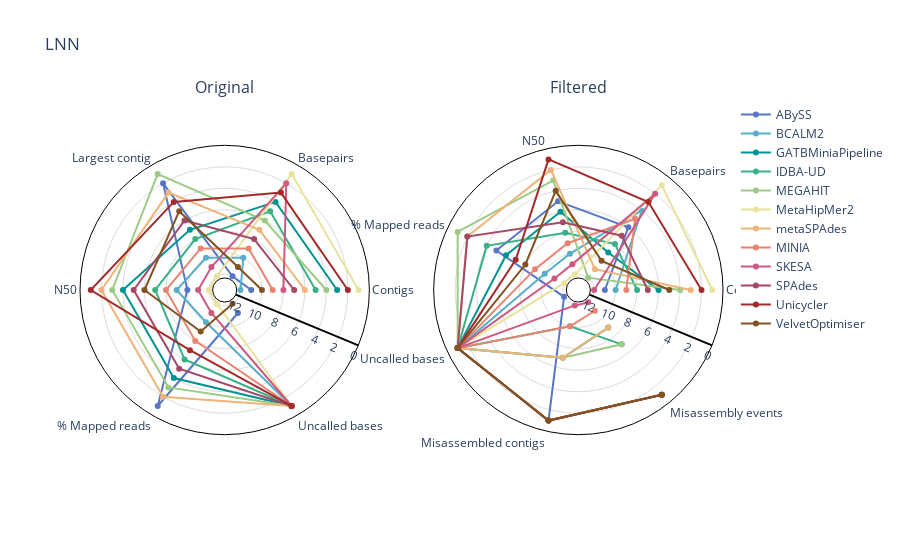
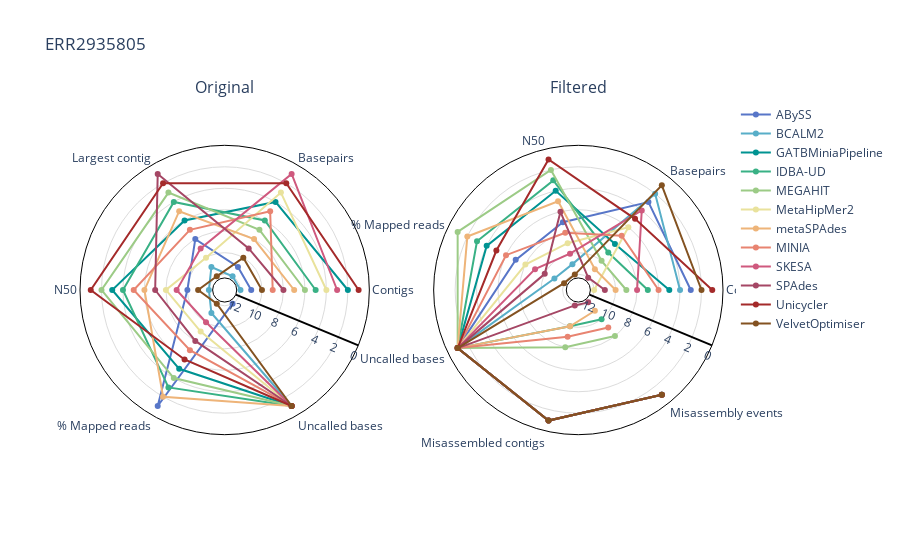
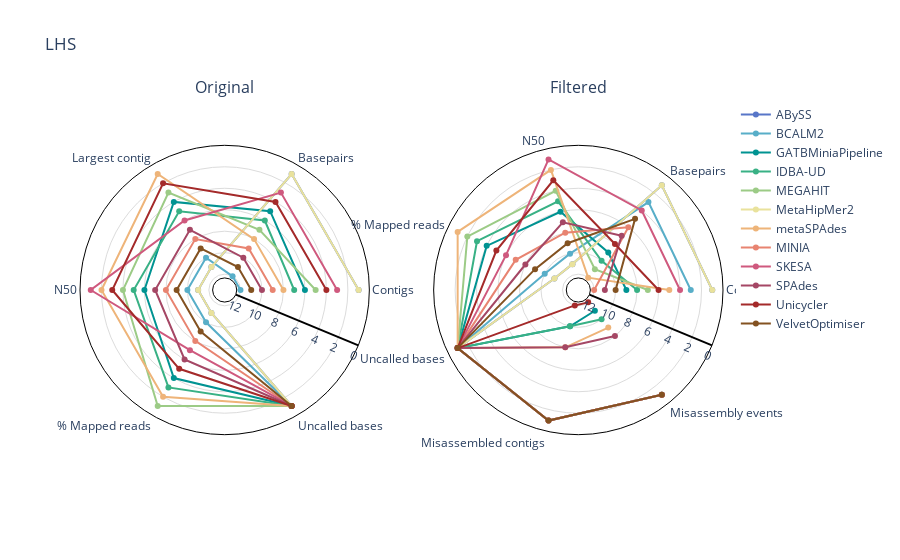
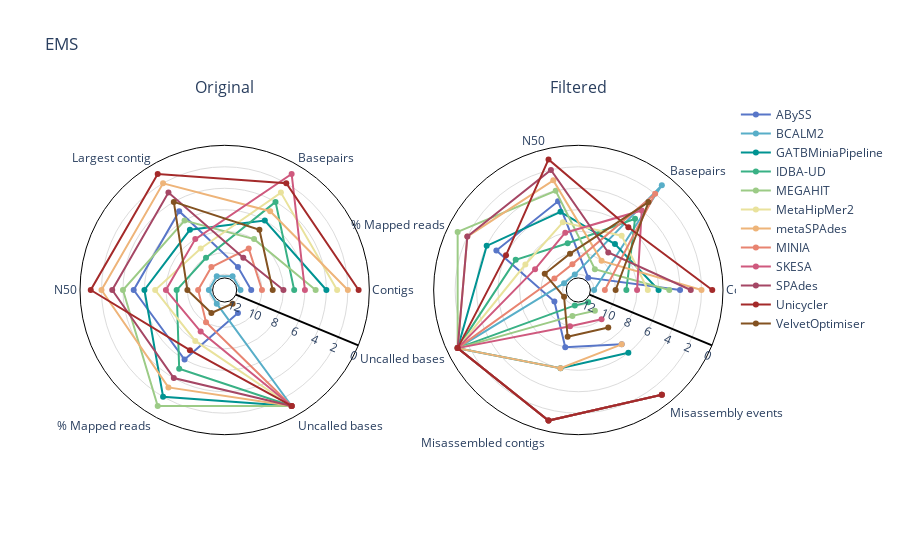

Notebook cell for these charts, in order:
### Markdown cell above
#### radar plots

### Code cell
import plotly.graph_objects as go

for sample, df in rank_dfs:

    categories = ['contigs','filtered_contigs','basepairs','filtered_basepairs', 'max_contig', 'n50','filtered_n50', 'mapped_reads','filtered_mapped_reads', 'Ns','filtered_Ns','misassembled contigs', 'misassembly events']
    categories_original =  ['contigs','basepairs', 'max_contig', 'n50', 'mapped_reads', 'Ns'] 
    categories_original_renamed =  ['Contigs','Basepairs', 'Largest contig', 'N50', '% Mapped reads', 'Uncalled bases'] 
    categories_filtered = ['filtered_contigs', 'filtered_basepairs', 'filtered_n50', 'filtered_mapped_reads','filtered_Ns', 'misassembled contigs', 'misassembly events']
    categories_filtered_renamed = ['Contigs', 'Basepairs', 'N50', '% Mapped reads','Uncalled bases', 'Misassembled contigs', 'Misassembly events']

    fig = make_subplots(rows=1, cols=2, specs=[[{'type': 'polar'}]*2], subplot_titles=('Original', 'Filtered'))
    
    i= 0
    
    for assembler, row in df.iterrows():
        
        row_filtered = []
        row_original = []
        
        for col in categories_original:
            row_original.append(row.loc[:].at[col])
            
        for col in categories_filtered:
            row_filtered.append(row.loc[:].at[col])

        fig.add_trace(go.Scatterpolar(
          r=row_original,
          theta=categories_original_renamed,
          name=assembler, line=dict(color=COLOURS[i]), showlegend=True), col=1, row=1)
        
        fig.add_trace(go.Scatterpolar(
          r=row_filtered,
          theta=categories_filtered_renamed,
          name=assembler, line=dict(color=COLOURS[i]), showlegend=False), col=2, row=1)
        
        i+=1
            
    fig.update_layout(polar=dict(radialaxis=dict(visible=True,
                                                 range=[1, 12],
                                                 autorange="reversed",
                                                 linewidth = 2,
                                                 linecolor="black",
                                                 gridcolor = "#DCDCDC"), 
                                 hole=1/12, bgcolor='rgb(255,255,255)',
                                angularaxis=dict(linecolor="black"),
                                angularaxis_categoryarray = categories_original_renamed,
                                radialaxis_angle = -22.5),
                     polar2=dict(radialaxis=dict(visible=True,
                                                 range=[1, 12],
                                                 autorange="reversed",
                                                 linewidth = 2,
                                                 linecolor="black",
                                                 gridcolor = "#DCDCDC"), 
                                 hole=1/12, bgcolor='rgb(255,255,255)',
                                angularaxis=dict(linecolor="black"),
                                angularaxis_categoryarray = categories_filtered_renamed,
                                radialaxis_angle = -22.5))
    fig.update_layout(title=sample)

    fig.show()

### Figure 1 — Plotly figure (JSON) as saved in the notebook; plotly's stock layout.template omitted (floating-point values rounded to 4 significant figures)
{"data": [{"line": {"color": "#5876c8"}, "name": "ABySS", "r": [11, 12, 2, 10, 1, 11], "showlegend": true, "subplot": "polar", "theta": ["Contigs", "Basepairs", "Largest contig", "N50", "% Mapped reads", "Uncalled bases"], "type": "scatterpolar"}, {"line": {"color": "#5876c8"}, "name": "ABySS", "r": [11, 6, 5, 5, 12, 1, 1], "showlegend": false, "subplot": "polar2", "theta": ["Contigs", "Basepairs", "N50", "% Mapped reads", "Uncalled bases", "Misassembled contigs", "Misassembly events"], "type": "scatterpolar"}, {"line": {"color": "#58AEC8"}, "name": "BCALM2", "r": [12, 10, 10, 9, 10, 1], "showlegend": true, "subplot": "polar", "theta": ["Contigs", "Basepairs", "Largest contig", "N50", "% Mapped reads", "Uncalled bases"], "type": "scatterpolar"}, {"line": {"color": "#58AEC8"}, "name": "BCALM2", "r": [10, 4, 10, 10, 1, 1, 1], "showlegend": false, "subplot": "polar2", "theta": ["Contigs", "Basepairs", "N50", "% Mapped reads", "Uncalled bases", "Misassembled contigs", "Misassembly events"], "type": "scatterpolar"}, {"line": {"color": "#009392"}, "name": "GATBMiniaPipeline", "r": [3, 4, 7, 4, 4, 1], "showlegend": true, "subplot": "polar", "theta": ["Contigs", "Basepairs", "Largest contig", "N50", "% Mapped reads", "Uncalled bases"], "type": "scatterpolar"}, {"line": {"color": "#009392"}, "name": "GATBMiniaPipeline", "r": [6, 9, 6, 6, 1, 7, 9], "showlegend": false, "subplot": "polar2", "theta": ["Contigs", "Basepairs", "N50", "% Mapped reads", "Uncalled bases", "Misassembled contigs", "Misassembly events"], "type": "scatterpolar"}, {"line": {"color": "#39B185"}, "name": "IDBA-UD", "r": [5, 5, 8, 7, 6, 1], "showlegend": true, "subplot": "polar", "theta": ["Contigs", "Basepairs", "Largest contig", "N50", "% Mapped reads", "Uncalled bases"], "type": "scatterpolar"}, {"line": {"color": "#39B185"}, "name": "IDBA-UD", "r": [8, 8, 8, 4, 1, 10, 7], "showlegend": false, "subplot": "polar2", "theta": ["Contigs", "Basepairs", "N50", "% Mapped reads", "Uncalled bases", "Misassembled contigs", "Misassembly events"], "type": "scatterpolar"}, {"line": {"color": "#9CCB86"}, "name": "MEGAHIT", "r": [4, 6, 1, 3, 3, 1], "showlegend": true, "subplot": "polar", "theta": ["Contigs", "Basepairs", "Largest contig", "N50", "% Mapped reads", "Uncalled bases"], "type": "scatterpolar"}, {"line": {"color": "#9CCB86"}, "name": "MEGAHIT", "r": [4, 12, 3, 1, 1, 7, 7], "showlegend": false, "subplot": "polar2", "theta": ["Contigs", "Basepairs", "N50", "% Mapped reads", "Uncalled bases", "Misassembled contigs", "Misassembly events"], "type": "scatterpolar"}, {"line": {"color": "#E9E29C"}, "name": "MetaHipMer2", "r": [1, 1, 12, 12, 12, 1], "showlegend": true, "subplot": "polar", "theta": ["Contigs", "Basepairs", "Largest contig", "N50", "% Mapped reads", "Uncalled bases"], "type": "scatterpolar"}, {"line": {"color": "#E9E29C"}, "name": "MetaHipMer2", "r": [1, 1, 12, 12, 1, 1, 1], "showlegend": false, "subplot": "polar2", "theta": ["Contigs", "Basepairs", "N50", "% Mapped reads", "Uncalled bases", "Misassembled contigs", "Misassembly events"], "type": "scatterpolar"}, {"line": {"color": "#EEB479"}, "name": "metaSPAdes", "r": [6, 7, 3, 2, 2, 1], "showlegend": true, "subplot": "polar", "theta": ["Contigs", "Basepairs", "Largest contig", "N50", "% Mapped reads", "Uncalled bases"], "type": "scatterpolar"}, {"line": {"color": "#EEB479"}, "name": "metaSPAdes", "r": [3, 11, 2, 2, 1, 7, 9], "showlegend": false, "subplot": "polar2", "theta": ["Contigs", "Basepairs", "N50", "% Mapped reads", "Uncalled bases", "Misassembled contigs", "Misassembly events"], "type": "scatterpolar"}, {"line": {"color": "#E88471"}, "name": "MINIA", "r": [9, 9, 9, 8, 8, 1], "showlegend": true, "subplot": "polar", "theta": ["Contigs", "Basepairs", "Largest contig", "N50", "% Mapped reads", "Uncalled bases"], "type": "scatterpolar"}, {"line": {"color": "#E88471"}, "name": "MINIA", "r": [9, 5, 9, 9, 1, 10, 11], "showlegend": false, "subplot": "polar2", "theta": ["Contigs", "Basepairs", "N50", "% Mapped reads", "Uncalled bases", "Misassembled contigs", "Misassembly events"], "type": "scatterpolar"}, {"line": {"color": "#CF597E"}, "name": "SKESA", "r": [8, 2, 11, 11, 11, 1], "showlegend": true, "subplot": "polar", "theta": ["Contigs", "Basepairs", "Largest contig", "N50", "% Mapped reads", "Uncalled bases"], "type": "scatterpolar"}, {"line": {"color": "#CF597E"}, "name": "SKESA", "r": [12, 2, 11, 11, 1, 12, 12], "showlegend": false, "subplot": "polar2", "theta": ["Contigs", "Basepairs", "N50", "% Mapped reads", "Uncalled bases", "Misassembled contigs", "Misassembly events"], "type": "scatterpolar"}, {"line": {"color": "#a54765"}, "name": "SPAdes", "r": [7, 8, 6, 5, 5, 1], "showlegend": true, "subplot": "polar", "theta": ["Contigs", "Basepairs", "Largest contig", "N50", "% Mapped reads", "Uncalled bases"], "type": "scatterpolar"}, {"line": {"color": "#a54765"}, "name": "SPAdes", "r": [7, 7, 7, 2, 1, 1, 1], "showlegend": false, "subplot": "polar2", "theta": ["Contigs", "Basepairs", "N50", "% Mapped reads", "Uncalled bases", "Misassembled contigs", "Misassembly events"], "type": "scatterpolar"}, {"line": {"color": "#a42a2a"}, "name": "Unicycler", "r": [2, 3, 4, 1, 7, 1], "showlegend": true, "subplot": "polar", "theta": ["Contigs", "Basepairs", "Largest contig", "N50", "% Mapped reads", "Uncalled bases"], "type": "scatterpolar"}, {"line": {"color": "#a42a2a"}, "name": "Unicycler", "r": [2, 3, 1, 7, 1, 1, 1], "showlegend": false, "subplot": "polar2", "theta": ["Contigs", "Basepairs", "N50", "% Mapped reads", "Uncalled bases", "Misassembled contigs", "Misassembly events"], "type": "scatterpolar"}, {"line": {"color": "#835221"}, "name": "VelvetOptimiser", "r": [10, 11, 5, 6, 9, 12], "showlegend": true, "subplot": "polar", "theta": ["Contigs", "Basepairs", "Largest contig", "N50", "% Mapped reads", "Uncalled bases"], "type": "scatterpolar"}, {"line": {"color": "#835221"}, "name": "VelvetOptimiser", "r": [5, 10, 4, 8, 1, 1, 1], "showlegend": false, "subplot": "polar2", "theta": ["Contigs", "Basepairs", "N50", "% Mapped reads", "Uncalled bases", "Misassembled contigs", "Misassembly events"], "type": "scatterpolar"}], "layout": {"annotations": [{"font": {"size": 16}, "showarrow": false, "text": "Original", "x": 0.225, "xanchor": "center", "xref": "paper", "y": 1, "yanchor": "bottom", "yref": "paper"}, {"font": {"size": 16}, "showarrow": false, "text": "Filtered", "x": 0.775, "xanchor": "center", "xref": "paper", "y": 1, "yanchor": "bottom", "yref": "paper"}], "polar": {"angularaxis": {"categoryarray": ["Contigs", "Basepairs", "Largest contig", "N50", "% Mapped reads", "Uncalled bases"], "linecolor": "black"}, "bgcolor": "rgb(255,255,255)", "domain": {"x": [0, 0.45], "y": [0, 1]}, "hole": 0.08333, "radialaxis": {"angle": -22.5, "autorange": "reversed", "gridcolor": "#DCDCDC", "linecolor": "black", "linewidth": 2, "range": [1, 12], "visible": true}}, "polar2": {"angularaxis": {"categoryarray": ["Contigs", "Basepairs", "N50", "% Mapped reads", "Uncalled bases", "Misassembled contigs", "Misassembly events"], "linecolor": "black"}, "bgcolor": "rgb(255,255,255)", "domain": {"x": [0.55, 1], "y": [0, 1]}, "hole": 0.08333, "radialaxis": {"angle": -22.5, "autorange": "reversed", "gridcolor": "#DCDCDC", "linecolor": "black", "linewidth": 2, "range": [1, 12], "visible": true}}, "title": {"text": "LNN"}}}

### Figure 2 — Plotly figure (JSON) as saved in the notebook; plotly's stock layout.template omitted (floating-point values rounded to 4 significant figures)
{"data": [{"line": {"color": "#5876c8"}, "name": "ABySS", "r": [11, 11, 8, 10, 1, 12], "showlegend": true, "subplot": "polar", "theta": ["Contigs", "Basepairs", "Largest contig", "N50", "% Mapped reads", "Uncalled bases"], "type": "scatterpolar"}, {"line": {"color": "#5876c8"}, "name": "ABySS", "r": [3, 3, 7, 7, 1, 1, 1], "showlegend": false, "subplot": "polar2", "theta": ["Contigs", "Basepairs", "N50", "% Mapped reads", "Uncalled bases", "Misassembled contigs", "Misassembly events"], "type": "scatterpolar"}, {"line": {"color": "#58AEC8"}, "name": "BCALM2", "r": [12, 12, 11, 12, 11, 1], "showlegend": true, "subplot": "polar", "theta": ["Contigs", "Basepairs", "Largest contig", "N50", "% Mapped reads", "Uncalled bases"], "type": "scatterpolar"}, {"line": {"color": "#58AEC8"}, "name": "BCALM2", "r": [4, 2, 11, 11, 1, 1, 1], "showlegend": false, "subplot": "polar2", "theta": ["Contigs", "Basepairs", "N50", "% Mapped reads", "Uncalled bases", "Misassembled contigs", "Misassembly events"], "type": "scatterpolar"}, {"line": {"color": "#009392"}, "name": "GATBMiniaPipeline", "r": [2, 4, 6, 3, 5, 1], "showlegend": true, "subplot": "polar", "theta": ["Contigs", "Basepairs", "Largest contig", "N50", "% Mapped reads", "Uncalled bases"], "type": "scatterpolar"}, {"line": {"color": "#009392"}, "name": "GATBMiniaPipeline", "r": [5, 8, 4, 4, 1, 1, 1], "showlegend": false, "subplot": "polar2", "theta": ["Contigs", "Basepairs", "N50", "% Mapped reads", "Uncalled bases", "Misassembled contigs", "Misassembly events"], "type": "scatterpolar"}, {"line": {"color": "#39B185"}, "name": "IDBA-UD", "r": [5, 6, 4, 4, 3, 1], "showlegend": true, "subplot": "polar", "theta": ["Contigs", "Basepairs", "Largest contig", "N50", "% Mapped reads", "Uncalled bases"], "type": "scatterpolar"}, {"line": {"color": "#39B185"}, "name": "IDBA-UD", "r": [7, 9, 3, 3, 1, 10, 10], "showlegend": false, "subplot": "polar2", "theta": ["Contigs", "Basepairs", "N50", "% Mapped reads", "Uncalled bases", "Misassembled contigs", "Misassembly events"], "type": "scatterpolar"}, {"line": {"color": "#9CCB86"}, "name": "MEGAHIT", "r": [6, 7, 3, 2, 4, 1], "showlegend": true, "subplot": "polar", "theta": ["Contigs", "Basepairs", "Largest contig", "N50", "% Mapped reads", "Uncalled bases"], "type": "scatterpolar"}, {"line": {"color": "#9CCB86"}, "name": "MEGAHIT", "r": [9, 10, 2, 1, 1, 8, 8], "showlegend": false, "subplot": "polar2", "theta": ["Contigs", "Basepairs", "N50", "% Mapped reads", "Uncalled bases", "Misassembled contigs", "Misassembly events"], "type": "scatterpolar"}, {"line": {"color": "#E9E29C"}, "name": "MetaHipMer2", "r": [4, 3, 10, 8, 9, 1], "showlegend": true, "subplot": "polar", "theta": ["Contigs", "Basepairs", "Largest contig", "N50", "% Mapped reads", "Uncalled bases"], "type": "scatterpolar"}, {"line": {"color": "#E9E29C"}, "name": "MetaHipMer2", "r": [12, 6, 9, 8, 1, 1, 1], "showlegend": false, "subplot": "polar2", "theta": ["Contigs", "Basepairs", "N50", "% Mapped reads", "Uncalled bases", "Misassembled contigs", "Misassembly events"], "type": "scatterpolar"}, {"line": {"color": "#EEB479"}, "name": "metaSPAdes", "r": [7, 8, 5, 6, 2, 1], "showlegend": true, "subplot": "polar", "theta": ["Contigs", "Basepairs", "Largest contig", "N50", "% Mapped reads", "Uncalled bases"], "type": "scatterpolar"}, {"line": {"color": "#EEB479"}, "name": "metaSPAdes", "r": [10, 11, 5, 2, 1, 10, 11], "showlegend": false, "subplot": "polar2", "theta": ["Contigs", "Basepairs", "N50", "% Mapped reads", "Uncalled bases", "Misassembled contigs", "Misassembly events"], "type": "scatterpolar"}, {"line": {"color": "#E88471"}, "name": "MINIA", "r": [9, 5, 7, 5, 7, 1], "showlegend": true, "subplot": "polar", "theta": ["Contigs", "Basepairs", "Largest contig", "N50", "% Mapped reads", "Uncalled bases"], "type": "scatterpolar"}, {"line": {"color": "#E88471"}, "name": "MINIA", "r": [6, 7, 8, 6, 1, 9, 9], "showlegend": false, "subplot": "polar2", "theta": ["Contigs", "Basepairs", "N50", "% Mapped reads", "Uncalled bases", "Misassembled contigs", "Misassembly events"], "type": "scatterpolar"}, {"line": {"color": "#CF597E"}, "name": "SKESA", "r": [3, 1, 9, 9, 10, 1], "showlegend": true, "subplot": "polar", "theta": ["Contigs", "Basepairs", "Largest contig", "N50", "% Mapped reads", "Uncalled bases"], "type": "scatterpolar"}, {"line": {"color": "#CF597E"}, "name": "SKESA", "r": [8, 4, 10, 9, 1, 1, 1], "showlegend": false, "subplot": "polar2", "theta": ["Contigs", "Basepairs", "N50", "% Mapped reads", "Uncalled bases", "Misassembled contigs", "Misassembly events"], "type": "scatterpolar"}, {"line": {"color": "#a54765"}, "name": "SPAdes", "r": [8, 9, 1, 7, 8, 1], "showlegend": true, "subplot": "polar", "theta": ["Contigs", "Basepairs", "Largest contig", "N50", "% Mapped reads", "Uncalled bases"], "type": "scatterpolar"}, {"line": {"color": "#a54765"}, "name": "SPAdes", "r": [11, 12, 6, 10, 1, 12, 12], "showlegend": false, "subplot": "polar2", "theta": ["Contigs", "Basepairs", "N50", "% Mapped reads", "Uncalled bases", "Misassembled contigs", "Misassembly events"], "type": "scatterpolar"}, {"line": {"color": "#a42a2a"}, "name": "Unicycler", "r": [1, 2, 2, 1, 6, 1], "showlegend": true, "subplot": "polar", "theta": ["Contigs", "Basepairs", "Largest contig", "N50", "% Mapped reads", "Uncalled bases"], "type": "scatterpolar"}, {"line": {"color": "#a42a2a"}, "name": "Unicycler", "r": [1, 5, 1, 5, 1, 1, 1], "showlegend": false, "subplot": "polar2", "theta": ["Contigs", "Basepairs", "N50", "% Mapped reads", "Uncalled bases", "Misassembled contigs", "Misassembly events"], "type": "scatterpolar"}, {"line": {"color": "#835221"}, "name": "VelvetOptimiser", "r": [10, 10, 12, 11, 12, 1], "showlegend": true, "subplot": "polar", "theta": ["Contigs", "Basepairs", "Largest contig", "N50", "% Mapped reads", "Uncalled bases"], "type": "scatterpolar"}, {"line": {"color": "#835221"}, "name": "VelvetOptimiser", "r": [2, 1, 12, 12, 1, 1, 1], "showlegend": false, "subplot": "polar2", "theta": ["Contigs", "Basepairs", "N50", "% Mapped reads", "Uncalled bases", "Misassembled contigs", "Misassembly events"], "type": "scatterpolar"}], "layout": {"annotations": [{"font": {"size": 16}, "showarrow": false, "text": "Original", "x": 0.225, "xanchor": "center", "xref": "paper", "y": 1, "yanchor": "bottom", "yref": "paper"}, {"font": {"size": 16}, "showarrow": false, "text": "Filtered", "x": 0.775, "xanchor": "center", "xref": "paper", "y": 1, "yanchor": "bottom", "yref": "paper"}], "polar": {"angularaxis": {"categoryarray": ["Contigs", "Basepairs", "Largest contig", "N50", "% Mapped reads", "Uncalled bases"], "linecolor": "black"}, "bgcolor": "rgb(255,255,255)", "domain": {"x": [0, 0.45], "y": [0, 1]}, "hole": 0.08333, "radialaxis": {"angle": -22.5, "autorange": "reversed", "gridcolor": "#DCDCDC", "linecolor": "black", "linewidth": 2, "range": [1, 12], "visible": true}}, "polar2": {"angularaxis": {"categoryarray": ["Contigs", "Basepairs", "N50", "% Mapped reads", "Uncalled bases", "Misassembled contigs", "Misassembly events"], "linecolor": "black"}, "bgcolor": "rgb(255,255,255)", "domain": {"x": [0.55, 1], "y": [0, 1]}, "hole": 0.08333, "radialaxis": {"angle": -22.5, "autorange": "reversed", "gridcolor": "#DCDCDC", "linecolor": "black", "linewidth": 2, "range": [1, 12], "visible": true}}, "title": {"text": "ERR2935805"}}}

### Figure 3 — Plotly figure (JSON) as saved in the notebook; plotly's stock layout.template omitted (floating-point values rounded to 4 significant figures)
{"data": [{"line": {"color": "#5876c8"}, "name": "ABySS", "r": [1, 1, 11, 11, 11, 1], "showlegend": true, "subplot": "polar", "theta": ["Contigs", "Basepairs", "Largest contig", "N50", "% Mapped reads", "Uncalled bases"], "type": "scatterpolar"}, {"line": {"color": "#5876c8"}, "name": "ABySS", "r": [1, 1, 11, 11, 1, 1, 1], "showlegend": false, "subplot": "polar2", "theta": ["Contigs", "Basepairs", "N50", "% Mapped reads", "Uncalled bases", "Misassembled contigs", "Misassembly events"], "type": "scatterpolar"}, {"line": {"color": "#58AEC8"}, "name": "BCALM2", "r": [12, 12, 10, 10, 10, 1], "showlegend": true, "subplot": "polar", "theta": ["Contigs", "Basepairs", "Largest contig", "N50", "% Mapped reads", "Uncalled bases"], "type": "scatterpolar"}, {"line": {"color": "#58AEC8"}, "name": "BCALM2", "r": [3, 3, 10, 10, 1, 1, 1], "showlegend": false, "subplot": "polar2", "theta": ["Contigs", "Basepairs", "N50", "% Mapped reads", "Uncalled bases", "Misassembled contigs", "Misassembly events"], "type": "scatterpolar"}, {"line": {"color": "#009392"}, "name": "GATBMiniaPipeline", "r": [6, 5, 4, 6, 4, 1], "showlegend": true, "subplot": "polar", "theta": ["Contigs", "Basepairs", "Largest contig", "N50", "% Mapped reads", "Uncalled bases"], "type": "scatterpolar"}, {"line": {"color": "#009392"}, "name": "GATBMiniaPipeline", "r": [9, 9, 6, 4, 1, 10, 11], "showlegend": false, "subplot": "polar2", "theta": ["Contigs", "Basepairs", "N50", "% Mapped reads", "Uncalled bases", "Misassembled contigs", "Misassembly events"], "type": "scatterpolar"}, {"line": {"color": "#39B185"}, "name": "IDBA-UD", "r": [7, 6, 5, 5, 3, 1], "showlegend": true, "subplot": "polar", "theta": ["Contigs", "Basepairs", "Largest contig", "N50", "% Mapped reads", "Uncalled bases"], "type": "scatterpolar"}, {"line": {"color": "#39B185"}, "name": "IDBA-UD", "r": [8, 10, 5, 3, 1, 10, 10], "showlegend": false, "subplot": "polar2", "theta": ["Contigs", "Basepairs", "N50", "% Mapped reads", "Uncalled bases", "Misassembled contigs", "Misassembly events"], "type": "scatterpolar"}, {"line": {"color": "#9CCB86"}, "name": "MEGAHIT", "r": [5, 7, 3, 4, 1, 1], "showlegend": true, "subplot": "polar", "theta": ["Contigs", "Basepairs", "Largest contig", "N50", "% Mapped reads", "Uncalled bases"], "type": "scatterpolar"}, {"line": {"color": "#9CCB86"}, "name": "MEGAHIT", "r": [7, 11, 4, 2, 1, 1, 1], "showlegend": false, "subplot": "polar2", "theta": ["Contigs", "Basepairs", "N50", "% Mapped reads", "Uncalled bases", "Misassembled contigs", "Misassembly events"], "type": "scatterpolar"}, {"line": {"color": "#E9E29C"}, "name": "MetaHipMer2", "r": [1, 1, 11, 11, 11, 1], "showlegend": true, "subplot": "polar", "theta": ["Contigs", "Basepairs", "Largest contig", "N50", "% Mapped reads", "Uncalled bases"], "type": "scatterpolar"}, {"line": {"color": "#E9E29C"}, "name": "MetaHipMer2", "r": [1, 1, 11, 11, 1, 1, 1], "showlegend": false, "subplot": "polar2", "theta": ["Contigs", "Basepairs", "N50", "% Mapped reads", "Uncalled bases", "Misassembled contigs", "Misassembly events"], "type": "scatterpolar"}, {"line": {"color": "#EEB479"}, "name": "metaSPAdes", "r": [8, 8, 1, 2, 2, 1], "showlegend": true, "subplot": "polar", "theta": ["Contigs", "Basepairs", "Largest contig", "N50", "% Mapped reads", "Uncalled bases"], "type": "scatterpolar"}, {"line": {"color": "#EEB479"}, "name": "metaSPAdes", "r": [5, 12, 2, 1, 1, 8, 9], "showlegend": false, "subplot": "polar2", "theta": ["Contigs", "Basepairs", "N50", "% Mapped reads", "Uncalled bases", "Misassembled contigs", "Misassembly events"], "type": "scatterpolar"}, {"line": {"color": "#E88471"}, "name": "MINIA", "r": [9, 9, 8, 8, 8, 1], "showlegend": true, "subplot": "polar", "theta": ["Contigs", "Basepairs", "Largest contig", "N50", "% Mapped reads", "Uncalled bases"], "type": "scatterpolar"}, {"line": {"color": "#E88471"}, "name": "MINIA", "r": [12, 6, 8, 7, 1, 1, 1], "showlegend": false, "subplot": "polar2", "theta": ["Contigs", "Basepairs", "N50", "% Mapped reads", "Uncalled bases", "Misassembled contigs", "Misassembly events"], "type": "scatterpolar"}, {"line": {"color": "#CF597E"}, "name": "SKESA", "r": [3, 3, 6, 1, 7, 1], "showlegend": true, "subplot": "polar", "theta": ["Contigs", "Basepairs", "Largest contig", "N50", "% Mapped reads", "Uncalled bases"], "type": "scatterpolar"}, {"line": {"color": "#CF597E"}, "name": "SKESA", "r": [4, 4, 1, 6, 1, 1, 1], "showlegend": false, "subplot": "polar2", "theta": ["Contigs", "Basepairs", "N50", "% Mapped reads", "Uncalled bases", "Misassembled contigs", "Misassembly events"], "type": "scatterpolar"}, {"line": {"color": "#a54765"}, "name": "SPAdes", "r": [10, 10, 7, 7, 6, 1], "showlegend": true, "subplot": "polar", "theta": ["Contigs", "Basepairs", "Largest contig", "N50", "% Mapped reads", "Uncalled bases"], "type": "scatterpolar"}, {"line": {"color": "#a54765"}, "name": "SPAdes", "r": [11, 7, 7, 8, 1, 8, 8], "showlegend": false, "subplot": "polar2", "theta": ["Contigs", "Basepairs", "N50", "% Mapped reads", "Uncalled bases", "Misassembled contigs", "Misassembly events"], "type": "scatterpolar"}, {"line": {"color": "#a42a2a"}, "name": "Unicycler", "r": [4, 4, 2, 3, 5, 1], "showlegend": true, "subplot": "polar", "theta": ["Contigs", "Basepairs", "Largest contig", "N50", "% Mapped reads", "Uncalled bases"], "type": "scatterpolar"}, {"line": {"color": "#a42a2a"}, "name": "Unicycler", "r": [6, 8, 3, 5, 1, 12, 12], "showlegend": false, "subplot": "polar2", "theta": ["Contigs", "Basepairs", "N50", "% Mapped reads", "Uncalled bases", "Misassembled contigs", "Misassembly events"], "type": "scatterpolar"}, {"line": {"color": "#835221"}, "name": "VelvetOptimiser", "r": [11, 11, 9, 9, 9, 1], "showlegend": true, "subplot": "polar", "theta": ["Contigs", "Basepairs", "Largest contig", "N50", "% Mapped reads", "Uncalled bases"], "type": "scatterpolar"}, {"line": {"color": "#835221"}, "name": "VelvetOptimiser", "r": [10, 5, 9, 9, 1, 1, 1], "showlegend": false, "subplot": "polar2", "theta": ["Contigs", "Basepairs", "N50", "% Mapped reads", "Uncalled bases", "Misassembled contigs", "Misassembly events"], "type": "scatterpolar"}], "layout": {"annotations": [{"font": {"size": 16}, "showarrow": false, "text": "Original", "x": 0.225, "xanchor": "center", "xref": "paper", "y": 1, "yanchor": "bottom", "yref": "paper"}, {"font": {"size": 16}, "showarrow": false, "text": "Filtered", "x": 0.775, "xanchor": "center", "xref": "paper", "y": 1, "yanchor": "bottom", "yref": "paper"}], "polar": {"angularaxis": {"categoryarray": ["Contigs", "Basepairs", "Largest contig", "N50", "% Mapped reads", "Uncalled bases"], "linecolor": "black"}, "bgcolor": "rgb(255,255,255)", "domain": {"x": [0, 0.45], "y": [0, 1]}, "hole": 0.08333, "radialaxis": {"angle": -22.5, "autorange": "reversed", "gridcolor": "#DCDCDC", "linecolor": "black", "linewidth": 2, "range": [1, 12], "visible": true}}, "polar2": {"angularaxis": {"categoryarray": ["Contigs", "Basepairs", "N50", "% Mapped reads", "Uncalled bases", "Misassembled contigs", "Misassembly events"], "linecolor": "black"}, "bgcolor": "rgb(255,255,255)", "domain": {"x": [0.55, 1], "y": [0, 1]}, "hole": 0.08333, "radialaxis": {"angle": -22.5, "autorange": "reversed", "gridcolor": "#DCDCDC", "linecolor": "black", "linewidth": 2, "range": [1, 12], "visible": true}}, "title": {"text": "LHS"}}}

### Figure 4 — Plotly figure (JSON) as saved in the notebook; plotly's stock layout.template omitted (floating-point values rounded to 4 significant figures)
{"data": [{"line": {"color": "#5876c8"}, "name": "ABySS", "r": [11, 11, 5, 5, 6, 11], "showlegend": true, "subplot": "polar", "theta": ["Contigs", "Basepairs", "Largest contig", "N50", "% Mapped reads", "Uncalled bases"], "type": "scatterpolar"}, {"line": {"color": "#5876c8"}, "name": "ABySS", "r": [4, 12, 5, 5, 11, 8, 7], "showlegend": false, "subplot": "polar2", "theta": ["Contigs", "Basepairs", "N50", "% Mapped reads", "Uncalled bases", "Misassembled contigs", "Misassembly events"], "type": "scatterpolar"}, {"line": {"color": "#58AEC8"}, "name": "BCALM2", "r": [12, 12, 12, 12, 12, 1], "showlegend": true, "subplot": "polar", "theta": ["Contigs", "Basepairs", "Largest contig", "N50", "% Mapped reads", "Uncalled bases"], "type": "scatterpolar"}, {"line": {"color": "#58AEC8"}, "name": "BCALM2", "r": [12, 1, 12, 12, 1, 1, 1], "showlegend": false, "subplot": "polar2", "theta": ["Contigs", "Basepairs", "N50", "% Mapped reads", "Uncalled bases", "Misassembled contigs", "Misassembly events"], "type": "scatterpolar"}, {"line": {"color": "#009392"}, "name": "GATBMiniaPipeline", "r": [4, 6, 7, 6, 2, 1], "showlegend": true, "subplot": "polar", "theta": ["Contigs", "Basepairs", "Largest contig", "N50", "% Mapped reads", "Uncalled bases"], "type": "scatterpolar"}, {"line": {"color": "#009392"}, "name": "GATBMiniaPipeline", "r": [6, 8, 6, 4, 1, 6, 6], "showlegend": false, "subplot": "polar2", "theta": ["Contigs", "Basepairs", "N50", "% Mapped reads", "Uncalled bases", "Misassembled contigs", "Misassembly events"], "type": "scatterpolar"}, {"line": {"color": "#39B185"}, "name": "IDBA-UD", "r": [7, 4, 10, 9, 5, 1], "showlegend": true, "subplot": "polar", "theta": ["Contigs", "Basepairs", "Largest contig", "N50", "% Mapped reads", "Uncalled bases"], "type": "scatterpolar"}, {"line": {"color": "#39B185"}, "name": "IDBA-UD", "r": [9, 5, 9, 7, 1, 12, 12], "showlegend": false, "subplot": "polar2", "theta": ["Contigs", "Basepairs", "N50", "% Mapped reads", "Uncalled bases", "Misassembled contigs", "Misassembly events"], "type": "scatterpolar"}, {"line": {"color": "#9CCB86"}, "name": "MEGAHIT", "r": [5, 8, 6, 4, 1, 1], "showlegend": true, "subplot": "polar", "theta": ["Contigs", "Basepairs", "Largest contig", "N50", "% Mapped reads", "Uncalled bases"], "type": "scatterpolar"}, {"line": {"color": "#9CCB86"}, "name": "MEGAHIT", "r": [5, 11, 4, 1, 1, 11, 11], "showlegend": false, "subplot": "polar2", "theta": ["Contigs", "Basepairs", "N50", "% Mapped reads", "Uncalled bases", "Misassembled contigs", "Misassembly events"], "type": "scatterpolar"}, {"line": {"color": "#E9E29C"}, "name": "MetaHipMer2", "r": [3, 3, 9, 7, 8, 1], "showlegend": true, "subplot": "polar", "theta": ["Contigs", "Basepairs", "Largest contig", "N50", "% Mapped reads", "Uncalled bases"], "type": "scatterpolar"}, {"line": {"color": "#E9E29C"}, "name": "MetaHipMer2", "r": [7, 7, 7, 8, 1, 1, 1], "showlegend": false, "subplot": "polar2", "theta": ["Contigs", "Basepairs", "N50", "% Mapped reads", "Uncalled bases", "Misassembled contigs", "Misassembly events"], "type": "scatterpolar"}, {"line": {"color": "#EEB479"}, "name": "metaSPAdes", "r": [2, 5, 2, 2, 3, 1], "showlegend": true, "subplot": "polar", "theta": ["Contigs", "Basepairs", "Largest contig", "N50", "% Mapped reads", "Uncalled bases"], "type": "scatterpolar"}, {"line": {"color": "#EEB479"}, "name": "metaSPAdes", "r": [2, 10, 3, 2, 1, 6, 7], "showlegend": false, "subplot": "polar2", "theta": ["Contigs", "Basepairs", "N50", "% Mapped reads", "Uncalled bases", "Misassembled contigs", "Misassembly events"], "type": "scatterpolar"}, {"line": {"color": "#E88471"}, "name": "MINIA", "r": [10, 9, 11, 11, 10, 1], "showlegend": true, "subplot": "polar", "theta": ["Contigs", "Basepairs", "Largest contig", "N50", "% Mapped reads", "Uncalled bases"], "type": "scatterpolar"}, {"line": {"color": "#E88471"}, "name": "MINIA", "r": [11, 2, 11, 11, 1, 1, 1], "showlegend": false, "subplot": "polar2", "theta": ["Contigs", "Basepairs", "N50", "% Mapped reads", "Uncalled bases", "Misassembled contigs", "Misassembly events"], "type": "scatterpolar"}, {"line": {"color": "#CF597E"}, "name": "SKESA", "r": [6, 1, 8, 8, 9, 1], "showlegend": true, "subplot": "polar", "theta": ["Contigs", "Basepairs", "Largest contig", "N50", "% Mapped reads", "Uncalled bases"], "type": "scatterpolar"}, {"line": {"color": "#CF597E"}, "name": "SKESA", "r": [8, 4, 8, 9, 1, 10, 10], "showlegend": false, "subplot": "polar2", "theta": ["Contigs", "Basepairs", "N50", "% Mapped reads", "Uncalled bases", "Misassembled contigs", "Misassembly events"], "type": "scatterpolar"}, {"line": {"color": "#a54765"}, "name": "SPAdes", "r": [8, 10, 3, 3, 4, 1], "showlegend": true, "subplot": "polar", "theta": ["Contigs", "Basepairs", "Largest contig", "N50", "% Mapped reads", "Uncalled bases"], "type": "scatterpolar"}, {"line": {"color": "#a54765"}, "name": "SPAdes", "r": [3, 9, 2, 2, 1, 1, 1], "showlegend": false, "subplot": "polar2", "theta": ["Contigs", "Basepairs", "N50", "% Mapped reads", "Uncalled bases", "Misassembled contigs", "Misassembly events"], "type": "scatterpolar"}, {"line": {"color": "#a42a2a"}, "name": "Unicycler", "r": [1, 2, 1, 1, 7, 1], "showlegend": true, "subplot": "polar", "theta": ["Contigs", "Basepairs", "Largest contig", "N50", "% Mapped reads", "Uncalled bases"], "type": "scatterpolar"}, {"line": {"color": "#a42a2a"}, "name": "Unicycler", "r": [1, 6, 1, 6, 1, 1, 1], "showlegend": false, "subplot": "polar2", "theta": ["Contigs", "Basepairs", "N50", "% Mapped reads", "Uncalled bases", "Misassembled contigs", "Misassembly events"], "type": "scatterpolar"}, {"line": {"color": "#835221"}, "name": "VelvetOptimiser", "r": [9, 7, 4, 10, 11, 12], "showlegend": true, "subplot": "polar", "theta": ["Contigs", "Basepairs", "Largest contig", "N50", "% Mapped reads", "Uncalled bases"], "type": "scatterpolar"}, {"line": {"color": "#835221"}, "name": "VelvetOptimiser", "r": [10, 3, 10, 10, 12, 9, 9], "showlegend": false, "subplot": "polar2", "theta": ["Contigs", "Basepairs", "N50", "% Mapped reads", "Uncalled bases", "Misassembled contigs", "Misassembly events"], "type": "scatterpolar"}], "layout": {"annotations": [{"font": {"size": 16}, "showarrow": false, "text": "Original", "x": 0.225, "xanchor": "center", "xref": "paper", "y": 1, "yanchor": "bottom", "yref": "paper"}, {"font": {"size": 16}, "showarrow": false, "text": "Filtered", "x": 0.775, "xanchor": "center", "xref": "paper", "y": 1, "yanchor": "bottom", "yref": "paper"}], "polar": {"angularaxis": {"categoryarray": ["Contigs", "Basepairs", "Largest contig", "N50", "% Mapped reads", "Uncalled bases"], "linecolor": "black"}, "bgcolor": "rgb(255,255,255)", "domain": {"x": [0, 0.45], "y": [0, 1]}, "hole": 0.08333, "radialaxis": {"angle": -22.5, "autorange": "reversed", "gridcolor": "#DCDCDC", "linecolor": "black", "linewidth": 2, "range": [1, 12], "visible": true}}, "polar2": {"angularaxis": {"categoryarray": ["Contigs", "Basepairs", "N50", "% Mapped reads", "Uncalled bases", "Misassembled contigs", "Misassembly events"], "linecolor": "black"}, "bgcolor": "rgb(255,255,255)", "domain": {"x": [0.55, 1], "y": [0, 1]}, "hole": 0.08333, "radialaxis": {"angle": -22.5, "autorange": "reversed", "gridcolor": "#DCDCDC", "linecolor": "black", "linewidth": 2, "range": [1, 12], "visible": true}}, "title": {"text": "EMS"}}}
